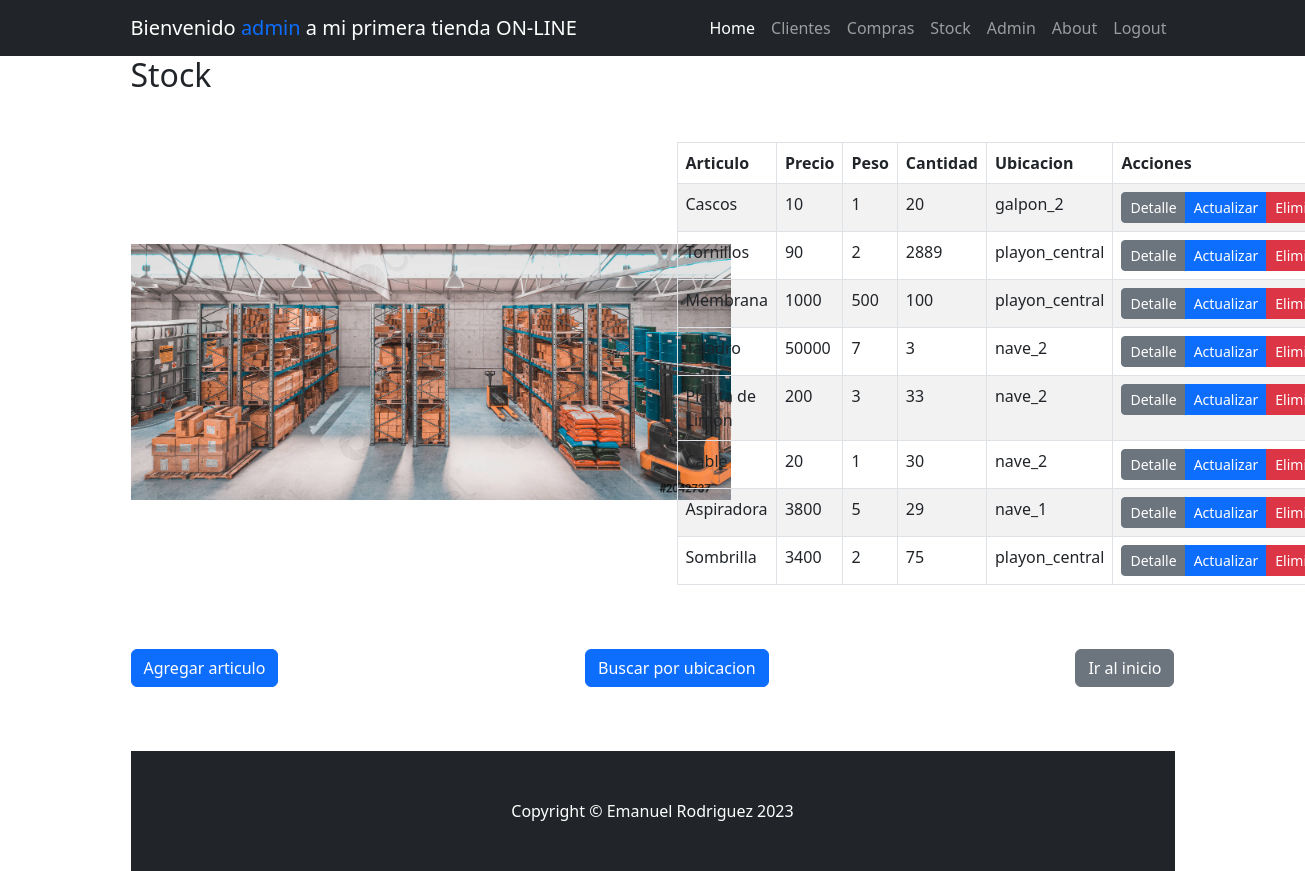
The page /stock/ (signed in) on the database its author committed.
### stock/models.py (models this page shows, shortened)
class Stock(models.Model):
    articulo = models.CharField(max_length=100)
    precio = models.IntegerField()
    peso = models.IntegerField()
    cantidad = models.IntegerField()
    ubicacion_id = models.ForeignKey(Ubicacion, on_delete=models.SET_NULL, null=True, blank=True)
    imagen = models.ImageField(upload_to='images/', null=True, blank=True)
    descripcion = models.CharField(max_length=500, null=True, blank=True)

class Ubicacion(models.Model):
    ubicacion = models.CharField(max_length=100)
    def __str__(self) -> str:
        return self.ubicacion

### stock/views.py (the view)
# urls.py: path("", views.ClienteList.as_view(), name="index"),
def index(request):
    stock = Stock.objects.all()
    return render(request, "stock/index.html", {"stock": stock})

### stock/templates/stock/index.html
{% extends "home/base.html" %}
{% load static %}
{% block title %}
    <h2>Stock</h2>
{% endblock title %}
{% block content %}
    <div class="row gx-4 gx-lg-5 align-items-center my-5">
        <div class="col-md-6">
            <img class="img-fluid float-right"
                 src=" {% static 'home/img/stock.jpeg' %}"
                 style="max-width: 600px" />
        </div>
        <div class="col-md-6">
            <table class="table table-striped table-bordered">
                <thead>
                    <tr>
                        <th>Articulo</th>
                        <th>Precio</th>
                        <th>Peso</th>
                        <th>Cantidad</th>
                        <th>Ubicacion</th>
                        <th>Acciones</th>
                    </tr>
                </thead>
                <tbody>
                    {% for stock in stock %}
                        <tr>
                            <td>{{ stock.articulo }}</td>
                            <td>{{ stock.precio }}</td>
                            <td>{{ stock.peso }}</td>
                            <td>{{ stock.cantidad }}</td>
                            <td>{{ stock.ubicacion_id }}</td>
                            <td>
                                <div class="btn-group">
                                    <a href="{% url 'stock:stock_detail' stock.id %}"
                                       class="btn btn-secondary btn-sm">Detalle</a>
                                    {% if user.is_staff %}
                                        <a href="{% url 'stock:stock_update' stock.id %}"
                                           class="btn btn-primary btn-sm">Actualizar</a>
                                        <a href="{% url 'stock:stock_delete' stock.id %}"
                                           class="btn btn-danger btn-sm">Eliminar</a>
                                    {% endif %}
                                </div>
                            </td>
                        </tr>
                    {% empty %}
                        <tr>
                            <td colspan="3">No se encontraron resultados.</td>
                        </tr>
                    {% endfor %}
                </tbody>
            </table>
        </div>
        <div class="btn-group d-flex justify-content-between mt-5">
            <p>
                <a class="btn btn-primary" href="{% url 'stock:crear' %}">Agregar articulo</a>
            </p>
            <p>
                <a class="btn btn-primary" href="{% url 'stock:buscar' %}">Buscar por ubicacion</a>
            </p>
            <p>
                <a class="btn btn-secondary" href="{% url 'home:index' %}">Ir al inicio</a>
            </p>
        </div>
    </div>
{% endblock content %}

### home/templates/home/navbar.html (shortened to what this page needs)
<nav class="navbar navbar-expand-lg navbar-dark bg-dark">
    <div class="container px-5">
        <a class="navbar-brand" href="#!">Bienvenido <span class="text-primary">{{ user.username }}</span> a mi primera tienda ON-LINE</a>
        <div class="collapse navbar-collapse" id="navbarSupportedContent">
            <ul class="navbar-nav ms-auto mb-2 mb-lg-0">
                {% if user.is_authenticated %}
                    <li class="nav-item">
                        <a class="nav-link active"
                           aria-current="page"
                           href="{% url "home:index" %}">Home</a>
                    </li>
                    <li class="nav-item">
                        <a class="nav-link" href="{% url "cliente:index" %}">Clientes</a>
                    </li>
                    <li class="nav-item">
                        <a class="nav-link" href="{% url "compras:index" %}">Compras</a>
                    </li>
                    <li class="nav-item">
                        <a class="nav-link" href="{% url "stock:index" %}">Stock</a>
                    </li>
                    <li class="nav-item">
                        {% if user.is_staff %}
                            <a class="nav-link" href="{% url "admin:index" %}">Admin</a>
                        {% endif %}
                    </li>
                    <li class="nav-item">
                        <a class="nav-link" href="{% url "home:about" %}">About</a>
                    </li>
                    <li class="nav-item">
                        <a class="nav-link" href="{% url "home:logout" %}">Logout</a>
                    </li>
                {% endif %}
            </ul>
        </div>
    </div>
</nav>

### rows shown on the page
Stock: articulo "Cascos", precio "10", peso "1", cantidad "20", ubicacion_id "galpon_2"
Stock: articulo "Tornillos", precio "90", peso "2", cantidad "2889", ubicacion_id "playon_central"
Stock: articulo "Membrana", precio "1000", peso "500", cantidad "100", ubicacion_id "playon_central"
Stock: articulo "Taladro", precio "50000", peso "7", cantidad "3", ubicacion_id "nave_2"
Stock: articulo "Planta de Limon", precio "200", peso "3", cantidad "33", ubicacion_id "nave_2"
Stock: articulo "Cable", precio "20", peso "1", cantidad "30", ubicacion_id "nave_2"
Stock: articulo "Aspiradora", precio "3800", peso "5", cantidad "29", ubicacion_id "nave_1"
Stock: articulo "Sombrilla", precio "3400", peso "2", cantidad "75", ubicacion_id "playon_central"

### other values the page prints
{{ user.username }} "admin"
